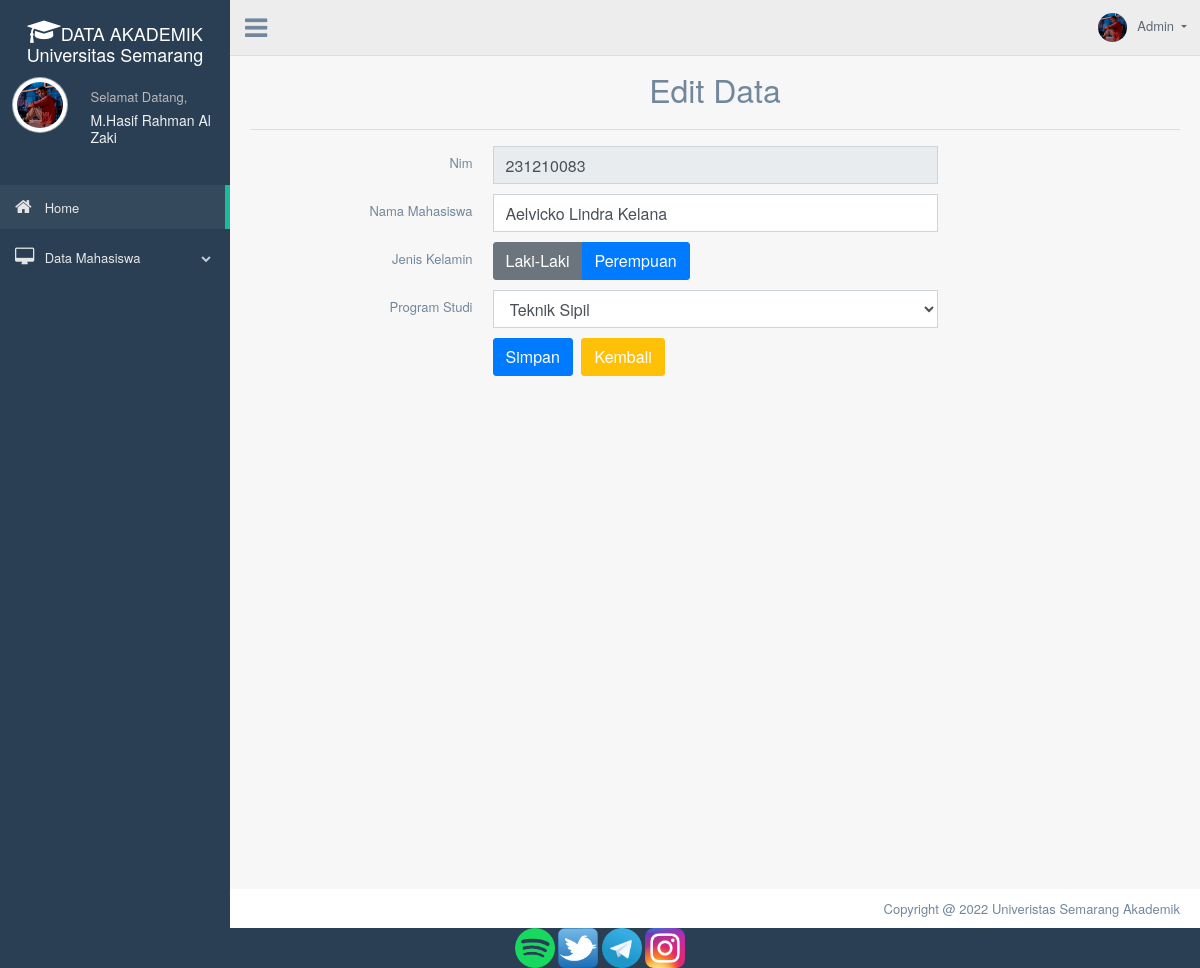
The app's page /mhs_usm/index.php?page=edit_mhs&Nim=231210083 with its own data.
### tables this page shows
CREATE TABLE `mahasiswa` (
  `Nim` int(10) NOT NULL,
  `Nama_Mhs` varchar(50) NOT NULL,
  `Jenis_Kelamin` varchar(50) NOT NULL,
  `Program_Studi` varchar(50) NOT NULL
);

### mhs_usm/edit.php (the view, shortened to what this page needs)
<?php include('config.php'); ?>
	<div class="container" style="margin-top:20px">
		<center><font size="6">Edit Data</font></center>
		<hr>
		<?php
		if(isset($_GET['Nim'])){
			$Nim = $_GET['Nim'];
			$select = mysqli_query($koneksi, "SELECT * FROM mahasiswa WHERE Nim='$Nim'") or die(mysqli_error($koneksi));
			if(mysqli_num_rows($select) == 0){
				echo '<div class="alert alert-warning">ID tidak ada dalam database.</div>';
				exit();
			}else{
				$data = mysqli_fetch_assoc($select);
			}
		}
		?>
		<form action="index.php?page=edit_mhs&Nim=<?php echo $Nim; ?>" method="post">
			<div class="item form-group">
				<label class="col-form-label col-md-3 col-sm-3 label-align">Nim</label>
				<div class="col-md-6 col-sm-6">
					<input type="text" name="Nim" class="form-control" size="4" value="<?php echo $data['Nim']; ?>" readonly required>
				</div>
			</div>
			<div class="item form-group">
				<label class="col-form-label col-md-3 col-sm-3 label-align">Nama Mahasiswa</label>
				<div class="col-md-6 col-sm-6">
					<input type="text" name="Nama_Mhs" class="form-control" value="<?php echo $data['Nama_Mhs']; ?>" required>
				</div>
			</div>
			<div class="item form-group">
				<label class="col-form-label col-md-3 col-sm-3 label-align">Jenis Kelamin</label>
				<div class="col-md-6 col-sm-6 ">
					<div class="btn-group" data-toggle="buttons">
						<label class="btn btn-secondary" data-toggle-class="btn-primary" data-toggle-passive-class="btn-default">
							<input type="radio" class="join-btn" name="Jenis_Kelamin" value="Laki-Laki" <?php if($data['Jenis_Kelamin'] == 'Laki-Laki'){ echo 'checked'; } ?> required>Laki-Laki
						</label>
						<label class="btn btn-primary" data-toggle-class="btn-primary" data-toggle-passive-class="btn-default">
							<input type="radio" class="join-btn" name="Jenis_Kelamin" value="Perempuan" <?php if($data['Jenis_Kelamin'] == 'Perempuan'){ echo 'checked'; } ?> required>Perempuan
						</label>
					</div>
				</div>
			</div>
			<div class="item form-group">
				<label class="col-form-label col-md-3 col-sm-3 label-align">Program Studi</label>
				<div class="col-md-6 col-sm-6">
					<select name="Program_Studi" class="form-control" required>
						<option value="Teknik Sipil" <?php if($data['Program_Studi'] == 'Teknik Sipil'){ echo 'selected'; } ?>>Teknik Sipil</option>
					</select>
				</div>
			</div>
			<div class="item form-group">
				<div class="col-md-6 col-sm-6 offset-md-3">
					<input type="submit" name="submit" class="btn btn-primary" value="Simpan">
					<a href="index.php?page=tampil_mhs" class="btn btn-warning">Kembali</a>
				</div>
			</div>
		</form>
	</div>

### records on screen
mahasiswa: Nim "231210083", Nama_Mhs "Aelvicko Lindra Kelana", Program_Studi "Teknik Sipil"
